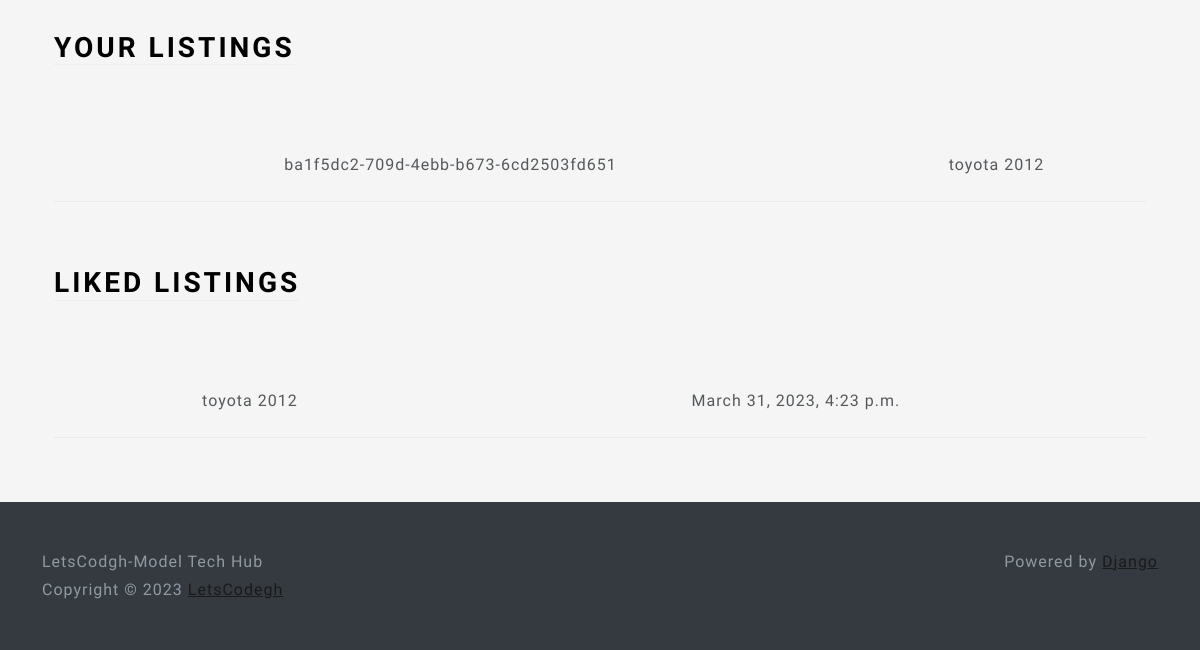
Before: /profile/ (signed in, lower part) with the older database file.
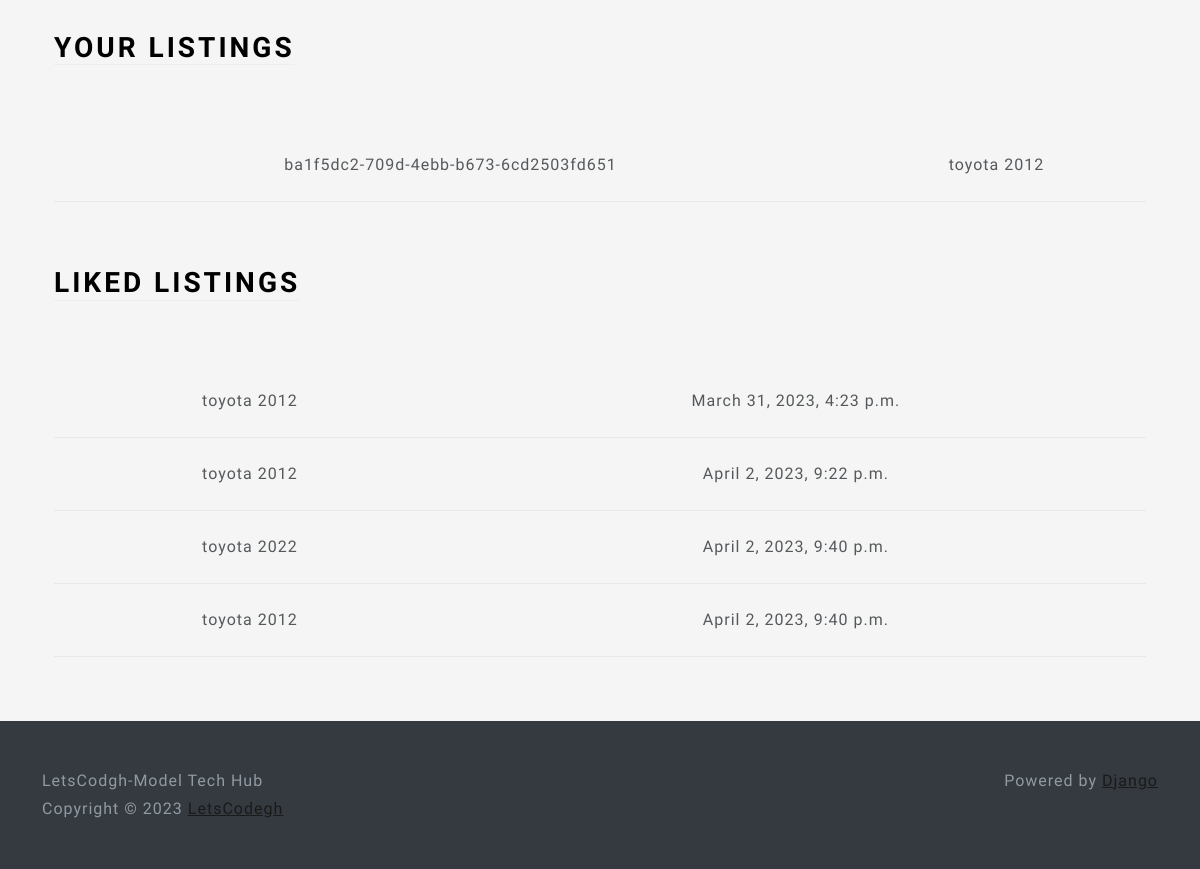
After: the same page with the newer database file.
### learn/models.py (models this page shows, shortened)
class Listing(models.Model):
    id = models.UUIDField(primary_key=True, default=uuid.uuid4, unique=True, editable=False)
    created_at = models.DateTimeField(auto_now_add=True)
    updated_at = models.DateTimeField(auto_now_add=True)
    seller = models.ForeignKey(Profile, on_delete=models.CASCADE)
    brand = models.CharField(max_length=24, choices=CARS_BRANDS, default=True)
    model = models.CharField(max_length=64)
    vin = models.CharField(max_length=17)
    mileage = models.IntegerField(default=0)
    color = models.CharField(max_length=24, default='White')
    description = models.TextField()
    engine = models.CharField(max_length=24)
    transmission = models.CharField(max_length=24, choices=TRANSMISSION_OPTIONS, default=None)
    location = models.OneToOneField(Location, on_delete=models.SET_NULL, null=True)
    image = models.ImageField(upload_to=user_listing_path)

class LikedListing(models.Model):
    profile = models.ForeignKey(Profile, on_delete=models.CASCADE)
    listing = models.ForeignKey(Listing, on_delete=models.CASCADE)
    like_date = models.DateTimeField(auto_now_add=True)

### users/views.py (the view, shortened to what this page needs)
# urls.py: path('profile/', ProfileView.as_view(), name='profile'),
@method_decorator(login_required, name='dispatch')
class ProfileView(View):
    def get(self, request):
        user_listings = Listing.objects.filter(seller=request.user.profile)
        user_liked_listings = LikedListing.objects.filter(profile=request.user.profile).all()
        user_form = UserForm(instance=request.user)
        profile_form = ProfileForm(instance=request.user.profile)
        location_form = LocationForm(instance=request.user.profile.location)
        return render(request, 'views/profile.html', {'user_form':user_form, 'profile_form':profile_form, 'location_form':location_form, 'user_listings': user_listings, 'user_liked_listings':user_liked_listings,})

### users/templates/views/profile.html (shortened to what this page needs)
{% extends 'base/base.html' %}
{% load static %}
{% load crispy_forms_tags %}
{% block content %}
<div class="container-fluid text-center py-5">
    <div class="container px-4">
        <div class="row g-4 py-5">
            <div class="col d-flex align-items-start">
                <div>
                    <h2 class="mb-3 border-bottom" style="color: black">Your Listings</h2>
                </div>
            </div>
        </div>
        <table class="table table-hover">
            <tbody>
                {% for listing in user_listings %}
                <tr>
                    <td>{{ listing.id }}</td>
                    <td>{{listing.model }}</td>
                </tr>
                {% endfor %}
            </tbody>
        </table>
    </div>
    <div class="container px-4">
        <div class="row g-4 py-5">
            <div class="col d-flex align-items-start">
                <div>
                    <h2 class="mb-3 border-bottom" style="color: black">Liked Listings</h2>
                </div>
            </div>
        </div>
        <table class="table table-hover">
            <tbody>
                {% for liked_listing in user_liked_listings %}
                <tr>
                    <td>{{liked_listing.listing.model }}</td>
                    <td>{{liked_listing.like_date }}</td>
                </tr>
                {% endfor %}
            </tbody>
        </table>
    </div>
</div>
{% endblock %}

Changed rows visible on the page:
added LikedListing: listing.model "toyota 2012", like_date "April 2, 2023, 9:22 p.m."
added LikedListing: listing.model "toyota 2022", like_date "April 2, 2023, 9:40 p.m."
added LikedListing: listing.model "toyota 2012", like_date "April 2, 2023, 9:40 p.m."
